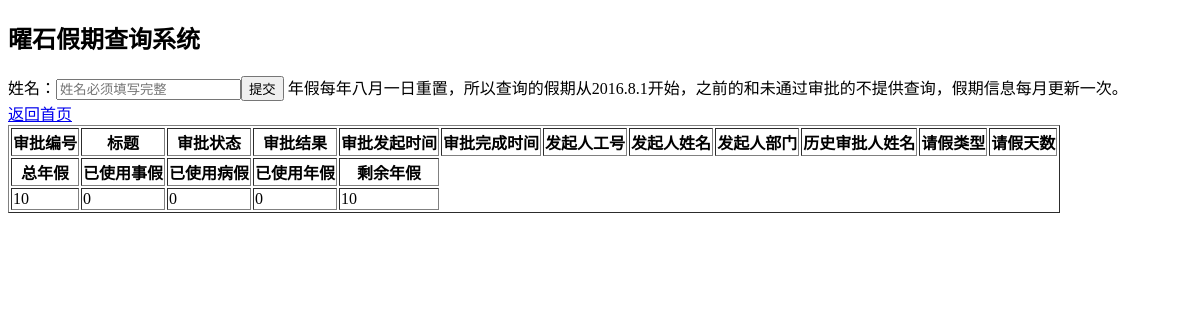
The page /index.php?name=曹萍 on the database as committed earlier.
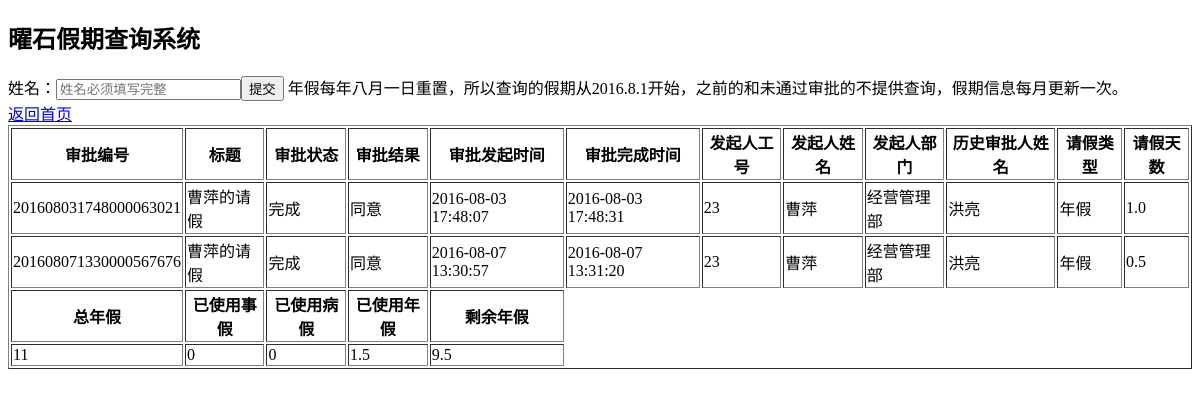
The same page on the database as committed later.
### tables this page shows
CREATE TABLE `users` (
  `id` int(50) NOT NULL AUTO_INCREMENT,
  `name` varchar(80) NOT NULL,
  `intime` date NOT NULL COMMENT '入职日期',
  `regulartime` date DEFAULT NULL COMMENT '转正日期',
  `year_vocations` int(50) NOT NULL,
  PRIMARY KEY (`id`)
);

CREATE TABLE `details` (
  `id` int(100) NOT NULL AUTO_INCREMENT,
  `rid` varchar(255) NOT NULL,
  `title` varchar(50) NOT NULL,
  `status` varchar(50) NOT NULL,
  `result` varchar(50) NOT NULL,
  `stime` datetime NOT NULL,
  `etime` datetime DEFAULT NULL,
  `num` varchar(255) NOT NULL,
  `name` varchar(50) NOT NULL,
  `depart` varchar(50) NOT NULL,
  `historyname` varchar(100) DEFAULT NULL,
  `record` varchar(1000) DEFAULT NULL,
  `nowname` varchar(50) DEFAULT NULL,
  `ctime` varchar(50) DEFAULT NULL,
  `type` varchar(50) NOT NULL,
  `astime` datetime DEFAULT NULL,
  `aetime` datetime DEFAULT NULL,
  `days` float(10,1) NOT NULL,
  `reason` text,
  `pic` text,
  PRIMARY KEY (`id`)
);

### config/mysqlquery.php (called while the page is built, shortened)
<?php
$conn = connectDb();
$mysql_vocationall_result = mysqli_query($conn,"SELECT year_vocations FROM users WHERE name = '$user'");
$mysql_sum_result = mysqli_query($conn,"SELECT SUM(days) FROM details WHERE status = '完成' AND type = '年假' AND name = '$user' AND stime >= '2016-08-01'");
$mysql_sum_leave_result = mysqli_query($conn,"SELECT SUM(days) FROM details WHERE status = '完成' AND type = '事假' AND name = '$user' AND stime >= '2016-08-01'");
$mysql_sum_sick_result = mysqli_query($conn,"SELECT SUM(days) FROM details WHERE status = '完成' AND type = '病假' AND name = '$user' AND stime >= '2016-08-01'");
$result_sum_arr = mysqli_fetch_assoc($mysql_sum_result);
$result_sum_leave_arr = mysqli_fetch_assoc($mysql_sum_leave_result);
$result_sum_sick_arr = mysqli_fetch_assoc($mysql_sum_sick_result);
$result_vocationsall_arr = mysqli_fetch_assoc($mysql_vocationall_result);
$sumdays = $result_sum_arr['SUM(days)'];
$leavedays = $result_sum_leave_arr['SUM(days)'];
$sickdays = $result_sum_sick_arr['SUM(days)'];
$all_year_vocations = $result_vocationsall_arr['year_vocations'];
if (empty($leavedays)){
    $leavedays = 0;
}
if (empty($sumdays)){
    $sumdays = 0;
}if (empty($sickdays)){
    $sickdays = 0;
}
$year_vocations = $all_year_vocations - $sumdays;

### index.php (the view, shortened to what this page needs)
<!DOCTYPE html>
<html lang="en">
<head>
</head>
<body>
<h2 class="chart-title">曜石假期查询系统</h2>
<form action="index.php" method="get">
    姓名：<input type="text" placeholder="姓名必须填写完整" name="name"><input type="submit" value="提交">
    年假每年八月一日重置，所以查询的假期从2016.8.1开始，之前的和未通过审批的不提供查询，假期信息每月更新一次。
</form>
<table style='text-align-all: left' border='1'>
    <tr><th>审批编号</th><th>标题</th><th>审批状态</th><th>审批结果</th><th>审批发起时间</th><th>审批完成时间</th><th>发起人工号</th><th>发起人姓名</th><th>发起人部门</th><th>历史审批人姓名</th><th>请假类型</th><th>请假天数</th></tr>
    <?php
    if(empty($_GET['name'])){
        die('您没有输入名字！');
    }else{
        $user = $_GET['name'];
        $conn = connectDb();
        $mysql_result = mysqli_query($conn,"SELECT * FROM details WHERE status = '完成' AND name = '$user' AND stime >= '2016-08-01'");
        $dataCount = mysqli_num_rows($mysql_result);
        for($i=0;$i<$dataCount;$i++){
            $result_arr = mysqli_fetch_assoc($mysql_result);
            $rid = $result_arr['rid'];
            $title = $result_arr['title'];
            $status = $result_arr['status'];
            $result = $result_arr['result'];
            $stime = $result_arr['stime'];
            $etime = $result_arr['etime'];
            $num = $result_arr['num'];
            $name = $result_arr['name'];
            $depart = $result_arr['depart'];
            $history = $result_arr['historyname'];
            $type = $result_arr['type'];
            $days = $result_arr['days'];
            $reason = $result_arr['reason'];
            echo "<tr><td>$rid</td><td>$title</td><td>$status</td><td>$result</td><td>$stime</td><td>$etime</td><td>$num</td><td>$name</td><td>$depart</td><td>$history</td><td>$type</td><td>$days</td></tr>";
    }
    }
    ?>
    <tr><th>总年假</th><th>已使用事假</th><th>已使用病假</th><th>已使用年假</th><th>剩余年假</th></tr>
    <?php
    require_once './config/mysqlquery.php';
    if(empty($_GET['name'])){
        die('您没有输入名字！');
    }else{
        echo "<tr><td>$all_year_vocations</td><td>$leavedays</td><td>$sickdays</td><td>$sumdays</td><td>$year_vocations</td></tr>";
    }
    ?>
    <a name="返回首页" href="index.php">返回首页</a>
</table>
</body>
</html>

Rows that differ between the two databases and show on the page:
added details: rid "201608031748000063021", title "曹萍的请假", status "完成", result "同意", stime "2016-08-03 17:48:07", etime "2016-08-03 17:48:31", num "23", name "曹萍", depart "经营管理部", historyname "洪亮", type "年假", days "1.0"
added details: rid "201608071330000567676", title "曹萍的请假", status "完成", result "同意", stime "2016-08-07 13:30:57", etime "2016-08-07 13:31:20", num "23", name "曹萍", depart "经营管理部", historyname "洪亮", type "年假", days "0.5"
changed users: year_vocations "10" → "11"; year_vocations "10" → (not shown)
Other text that changed with them:
$sumdays: "0" → "1.5"
$year_vocations: (not shown) → "9.5"
